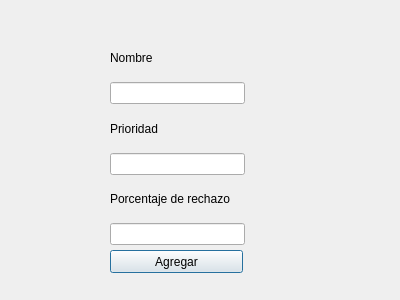
<?xml version="1.0" encoding="UTF-8"?>
<ui version="4.0">
 <class>Botellas</class>
 <widget class="QDialog" name="Botellas">
  <property name="geometry">
   <rect>
    <x>0</x>
    <y>0</y>
    <width>400</width>
    <height>300</height>
   </rect>
  </property>
  <property name="windowTitle">
   <string>Dialog</string>
  </property>
  <widget class="QWidget" name="layoutWidget">
   <property name="geometry">
    <rect>
     <x>110</x>
     <y>40</y>
     <width>135</width>
     <height>205</height>
    </rect>
   </property>
   <layout class="QVBoxLayout" name="verticalLayout">
    <item>
     <widget class="QLabel" name="label">
      <property name="text">
       <string>Nombre</string>
      </property>
     </widget>
    </item>
    <item>
     <widget class="QLineEdit" name="Nombre"/>
    </item>
    <item>
     <widget class="QLabel" name="label_3">
      <property name="text">
       <string>Prioridad</string>
      </property>
     </widget>
    </item>
    <item>
     <widget class="QLineEdit" name="Prioridad"/>
    </item>
    <item>
     <widget class="QLabel" name="label_4">
      <property name="text">
       <string>Porcentaje de rechazo</string>
      </property>
     </widget>
    </item>
    <item>
     <widget class="QLineEdit" name="Rechazo"/>
    </item>
   </layout>
  </widget>
  <widget class="QPushButton" name="pushButton">
   <property name="geometry">
    <rect>
     <x>110</x>
     <y>250</y>
     <width>133</width>
     <height>23</height>
    </rect>
   </property>
   <property name="text">
    <string>Agregar</string>
   </property>
  </widget>
 </widget>
 <resources/>
 <connections/>
</ui>
